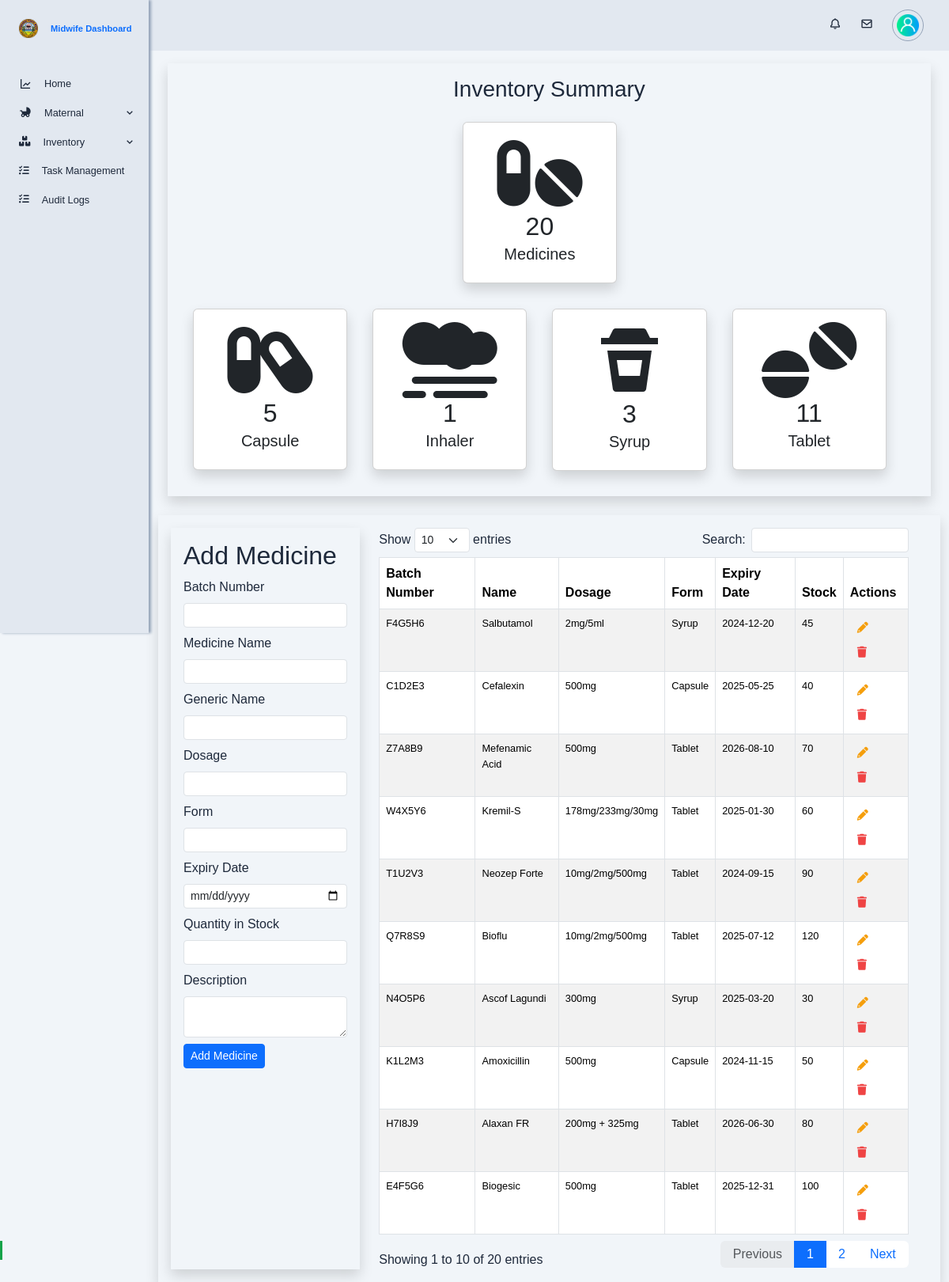
The page /app/views/midwife/inventory_medicines.php on the database its author committed.
### tables this page shows
CREATE TABLE `medicines` (
  `medicine_id` int(10) NOT NULL,
  `batch_number` varchar(255) NOT NULL,
  `name` varchar(255) NOT NULL,
  `generic_name` varchar(255) DEFAULT NULL,
  `dosage` varchar(50) NOT NULL,
  `form` varchar(50) NOT NULL,
  `expiry_date` date DEFAULT NULL,
  `quantity_in_stock` int(10) NOT NULL DEFAULT 0,
  `description` text DEFAULT NULL,
  `created_at` timestamp NOT NULL DEFAULT current_timestamp(),
  `updated_at` timestamp NOT NULL DEFAULT current_timestamp() ON UPDATE current_timestamp()
);

### app/models/get_medicine_analytics.php (called while the page is built)
<?php
function getMedicineCount($conn) {
    $query = "SELECT COUNT(*) AS total_medicines FROM medicines";
    $result = mysqli_query($conn, $query);
    if ($result) {
        $row = mysqli_fetch_assoc($result);
        return $row['total_medicines'];
    } else {
        return 0;
    }
}
function getMedicineCountByForm($conn) {
    $query = "SELECT form, COUNT(*) AS total FROM medicines GROUP BY form";
    $result = mysqli_query($conn, $query);
    $medicineCounts = [];
    if ($result) {
        while ($row = mysqli_fetch_assoc($result)) {
            $medicineCounts[$row['form']] = $row['total'];
        }
    } else {
        die("Error executing query: " . mysqli_error($conn));
    }
    return $medicineCounts;
}
?>

### app/models/get_medicines.php (called while the page is built)
<?php
function getAllMedicines($conn) {
    $sql = "SELECT * FROM medicines ORDER BY medicine_id DESC";
    $result = mysqli_query($conn, $sql);
    if (mysqli_num_rows($result) > 0) {
        $medicines = mysqli_fetch_all($result, MYSQLI_ASSOC);
    } else {
        $medicines = [];
    }
    return $medicines;
}
?>

### app/views/midwife/inventory_medicines.php (the view, shortened to what this page needs)
<?php
require './config/db_config.php';
require './app/models/get_medicines.php';
require './app/models/get_medicine_analytics.php';
$medicines = getAllMedicines($conn);
$total_medicines = getMedicineCount($conn);
$medicineCountsByForm = getMedicineCountByForm($conn);
?>
<!DOCTYPE html>
<html lang="en">
<head>
    <?php include './app/views/globals/head.php'; ?>
    <link rel="stylesheet" href="./public/css/midwife-inventory.css">
    <link rel="stylesheet" href="https://cdn.datatables.net/1.11.5/css/dataTables.bootstrap5.min.css">
</head>
<body id="body-pd">
    <?php include 'partials/top_navigation.php'; ?>
    <?php include 'partials/sidebar.php'; ?>
    <div class="container-fluid height-100 main-content">
        <div class="row shadow mb-4 p-3">
            <h3 class="text-center">Inventory Summary</h3>
            <div class="row d-flex justify-content-center">
                <div class="col-12 col-sm-6 col-md-4 col-lg-3 p-3">
                    <div class="card w-100 d-flex justify-content-center align-items-center text-center p-3 shadow">
                        <div class="card-content">
                            <i class="fa-solid fa-pills lg-icon"></i>
                            <div class="card-info">
                                <h2 class="text-center mb-1"><?= $total_medicines ?></h2>
                                <h5 class="text-center fw-light">Medicines</h5>
                            </div>
                        </div>
                    </div>
                </div>
            </div>
            <div class="row">
                <?php foreach ($medicineCountsByForm as $form => $count): ?>
                    <div class="col-12 col-sm-6 col-md-4 col-lg-3 p-3">
                        <div class="card w-100 d-flex justify-content-center align-items-center text-center p-3 shadow">
                            <div class="card-content">
                                <?php
                                switch ($form) {
                                    case 'Inhaler':
                                        $icon = '<i class="fa-solid fa-smog lg-icon"></i>';
                                        break;
                                    case 'Syrup':
                                        $icon = '<i class="bx bxs-coffee-togo lg-icon"></i>';
                                        break;
                                    case 'Tablet':
                                        $icon = '<i class="fa-solid fa-tablets lg-icon"></i>';
                                        break;
                                    case 'Capsule':
                                        $icon = '<i class="fa-solid fa-capsules lg-icon"></i>';
                                        break;
                                }
                                ?>
                                <?= $icon;  ?>
                                <div class="card-info">
                                    <h2 class="text-center mb-1"><?= htmlspecialchars($count) ?></h2>
                                    <h5 class="text-center fw-light"><?= htmlspecialchars($form) ?></h5>
                                </div>
                            </div>
                        </div>
                    </div>
                <?php endforeach; ?>
            </div>
        </div>
        <div class="row gx-5 shadow mb-5 p-3">
            <div class="col-md-3 medicine-form shadow p-3">
                <h2 class="form-title">Add Medicine</h2>
                <form action="./app/controllers/midwife-medicines/add_medicine.php" method="POST" class="small-form">
                    <div class="mb-2">
                        <label for="batch_number" class="form-label">Batch Number</label>
                        <input type="text" class="form-control form-control-sm" id="batch_number" name="batch_number" required>
                    </div>
                    <div class="mb-2">
                        <label for="name" class="form-label">Medicine Name</label>
                        <input type="text" class="form-control form-control-sm" id="name" name="name" required>
                    </div>
                    <div class="mb-2">
                        <label for="generic_name" class="form-label">Generic Name</label>
                        <input type="text" class="form-control form-control-sm" id="generic_name" name="generic_name">
                    </div>
                    <div class="mb-2">
                        <label for="dosage" class="form-label">Dosage</label>
                        <input type="text" class="form-control form-control-sm" id="dosage" name="dosage" required>
                    </div>
                    <div class="mb-2">
                        <label for="form" class="form-label">Form</label>
                        <input type="text" class="form-control form-control-sm" id="form" name="form" required>
                    </div>
                    <div class="mb-2">
                        <label for="expiry_date" class="form-label">Expiry Date</label>
                        <input type="date" class="form-control form-control-sm" id="expiry_date" name="expiry_date">
                    </div>
                    <div class="mb-2">
                        <label for="quantity_in_stock" class="form-label">Quantity in Stock</label>
                        <input type="number" class="form-control form-control-sm" id="quantity_in_stock" name="quantity_in_stock" required>
                    </div>
                    <div class="mb-2">
                        <label for="description" class="form-label">Description</label>
                        <textarea class="form-control form-control-sm" id="description" name="description"></textarea>
                    </div>
                    <button type="submit" class="btn btn-sm btn-primary">Add Medicine</button>
                </form>
            </div>
            <div class="col-md-9 medicine-table">
                <table id="medicinesTable" class="table table-striped table-bordered">
                    <thead>
                        <tr>
                            <th>Batch Number</th>
                            <th>Name</th>
                            <th>Dosage</th>
                            <th>Form</th>
                            <th>Expiry Date</th>
                            <th>Stock</th>
                            <th>Actions</th>
                        </tr>
                    </thead>
                    <tbody>
                        <?php if (!empty($medicines)): ?>
                            <?php foreach ($medicines as $medicine): ?>
                                <tr>
                                    <td><?= htmlspecialchars($medicine['batch_number']) ?></td>
                                    <td><?= htmlspecialchars($medicine['name']) ?></td>
                                    <td><?= htmlspecialchars($medicine['dosage']) ?></td>
                                    <td><?= htmlspecialchars($medicine['form']) ?></td>
                                    <td><?= htmlspecialchars($medicine['expiry_date']) ?></td>
                                    <td><?= htmlspecialchars($medicine['quantity_in_stock']) ?></td>
                                    <td class="medicine-actions">
                                        <button class="btn btn-sm" data-bs-toggle="modal" data-bs-target="#editMedicineModal">
                                            <i class="fa-solid fa-pencil-alt"></i>
                                        </button>
                                        <button class="btn btn-sm">
                                            <i class="fa-solid fa-trash"></i>
                                        </button>
                                    </td>
                                </tr>
                            <?php endforeach; ?>
                        <?php else: ?>
                            <tr><td colspan="7">No medicines found.</td></tr>
                        <?php endif; ?>
                    </tbody>
                </table>
            </div>
        </div>
    </div>
</body>
</html>

### public/css/midwife-inventory.css (style rules this page uses)
:root { --header-height: 3rem; --nav-width: 2rem; --first-color: #f1f5f9; --first-color-light: #f0fdf4; --black-color: #1e293b; --body-font: 'Poppins', sans-serif; --normal-font-size: 1rem; --z-fixed: 100; }
body { position: relative; margin: var(--header-height) 0 0 0; padding: 0 1rem; font-family: var(--body-font); font-size: var(--normal-font-size); background-color: #f1f5f9; color: #1e293b; }
.height-100 { height: 100vh; }
@media screen and (min-width: 768px) { body { margin: calc(var(--header-height) + 1rem) 0 0 0; padding-left: calc(var(--nav-width) + 2rem); } }
@media screen and (min-width: 768px) { td { font-size: 0.8rem; } }
.main-content { margin: 5rem auto; z-index: var(--z-fixed); padding-left: 10rem; padding-right: 1.2rem; }
.medicine-actions .fa-pencil-alt { color: #f59e0b; }
.medicine-actions .fa-trash { color: #ef4444; }
.lg-icon { font-size: 6rem; }

### rows shown on the page
medicines: batch_number "F4G5H6", name "Salbutamol", dosage "2mg/5ml", form "Syrup", expiry_date "2024-12-20", quantity_in_stock "45"
medicines: batch_number "C1D2E3", name "Cefalexin", dosage "500mg", form "Capsule", expiry_date "2025-05-25", quantity_in_stock "40"
medicines: batch_number "Z7A8B9", name "Mefenamic Acid", dosage "500mg", form "Tablet", expiry_date "2026-08-10", quantity_in_stock "70"
medicines: batch_number "W4X5Y6", name "Kremil-S", dosage "178mg/233mg/30mg", form "Tablet", expiry_date "2025-01-30", quantity_in_stock "60"
medicines: batch_number "T1U2V3", name "Neozep Forte", dosage "10mg/2mg/500mg", form "Tablet", expiry_date "2024-09-15", quantity_in_stock "90"
medicines: batch_number "Q7R8S9", name "Bioflu", dosage "10mg/2mg/500mg", form "Tablet", expiry_date "2025-07-12", quantity_in_stock "120"
medicines: batch_number "N4O5P6", name "Ascof Lagundi", dosage "300mg", form "Syrup", expiry_date "2025-03-20", quantity_in_stock "30"
medicines: batch_number "K1L2M3", name "Amoxicillin", dosage "500mg", form "Capsule", expiry_date "2024-11-15", quantity_in_stock "50"
medicines: batch_number "H7I8J9", name "Alaxan FR", dosage "200mg + 325mg", form "Tablet", expiry_date "2026-06-30", quantity_in_stock "80"
medicines: batch_number "E4F5G6", name "Biogesic", dosage "500mg", form "Tablet", expiry_date "2025-12-31", quantity_in_stock "100"

### other values the page prints
$total_medicines "20"
$count "5"
$form "Capsule"
$count "1"
$form "Inhaler"
$count "3"
$form "Syrup"
$count "11"
$form "Tablet"
